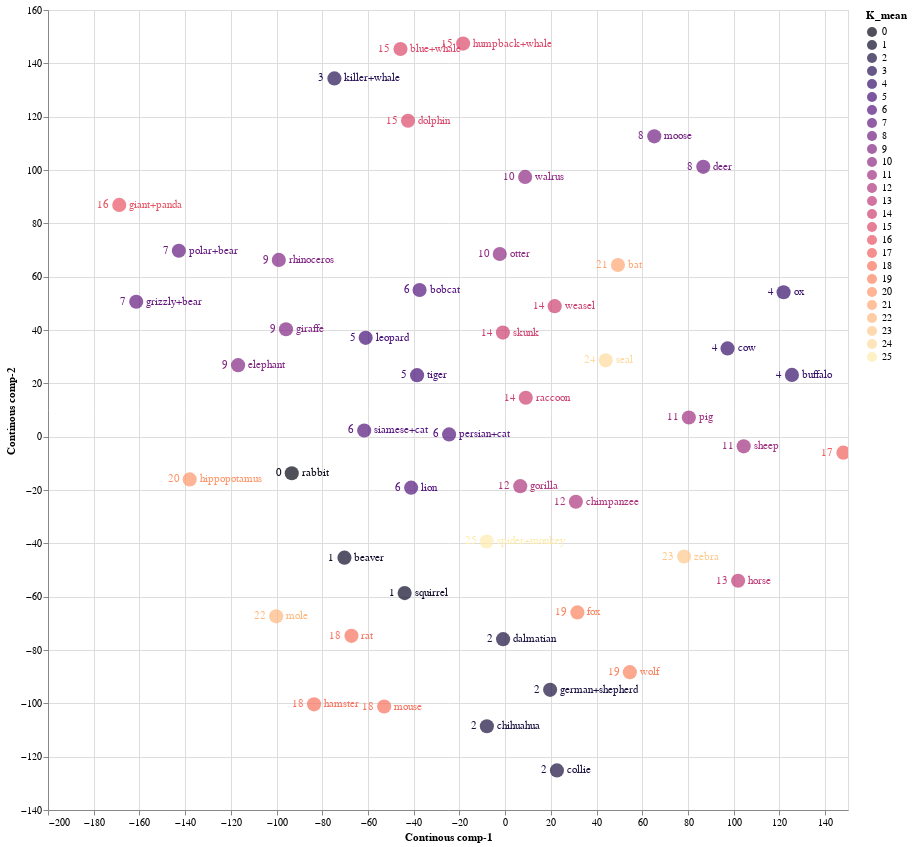

Notebook source saved alongside this figure:
### Code cell
source = tsne_continous_df1

points = alt.Chart(source).mark_circle(size=200).encode(
    x='Continous comp-1:Q',
    y='Continous comp-2:Q',
    color=alt.Color('K_mean:N', scale=alt.Scale(scheme='Magma'))
    ).properties(
    width=800,
    height=800
)

text1 = points.mark_text(
    align='left',
    baseline='middle',
    dx=10
).encode(
    text='classes:N'
)

text2 = points.mark_text(
    align='right',
    baseline='middle',
    dx=-10
).encode(
    text='K_mean:N'
)

points.interactive() + text1 + text2

### Figure 1 — Vega-Lite specification as saved in the notebook (floating-point values rounded to 4 significant figures)
{"config": {"view": {"continuousWidth": 400, "continuousHeight": 300}}, "layer": [{"mark": {"type": "circle", "size": 200}, "encoding": {"color": {"field": "K_mean", "scale": {"scheme": "Magma"}, "type": "nominal"}, "x": {"field": "Continous comp-1", "type": "quantitative"}, "y": {"field": "Continous comp-2", "type": "quantitative"}}, "height": 800, "selection": {"selector001": {"type": "interval", "bind": "scales", "encodings": ["x", "y"]}}, "width": 800}, {"mark": {"type": "text", "align": "left", "baseline": "middle", "dx": 10}, "encoding": {"color": {"field": "K_mean", "scale": {"scheme": "Magma"}, "type": "nominal"}, "text": {"field": "classes", "type": "nominal"}, "x": {"field": "Continous comp-1", "type": "quantitative"}, "y": {"field": "Continous comp-2", "type": "quantitative"}}, "height": 800, "width": 800}, {"mark": {"type": "text", "align": "right", "baseline": "middle", "dx": -10}, "encoding": {"color": {"field": "K_mean", "scale": {"scheme": "Magma"}, "type": "nominal"}, "text": {"field": "K_mean", "type": "nominal"}, "x": {"field": "Continous comp-1", "type": "quantitative"}, "y": {"field": "Continous comp-2", "type": "quantitative"}}, "height": 800, "width": 800}], "data": {"name": "data-7c9793d8a5db9ad64e9532ccc01a43bd"}, "$schema": "https://vega.github.io/schema/vega-lite/v4.17.0.json", "datasets": {"data-7c9793d8a5db9ad64e9532ccc01a43bd": [{"Continous comp-1": 148.0, "Continous comp-2": -6.005, "classes": "antelope", "order": "ARTIODACTYLA", "family": "BOVIDAE", "K_mean": 17}, {"Continous comp-1": -161.4, "Continous comp-2": 50.58, "classes": "grizzly+bear", "order": "CARNIVORA", "family": "URSIDAE", "K_mean": 7}, {"Continous comp-1": -74.7, "Continous comp-2": 134.3, "classes": "killer+whale", "order": "ARTIODACTYLA", "family": "DELPHINIDAE", "K_mean": 3}, {"Continous comp-1": -70.3, "Continous comp-2": -45.37, "classes": "beaver", "order": "RODENTIA", "family": "APLODONTIIDAE", "K_mean": 1}, {"Continous comp-1": -0.8902, "Continous comp-2": -75.92, "classes": "dalmatian", "order": "CARNIVORA", "family": "CANIDAE", "K_mean": 2}, {"Continous comp-1": -24.53, "Continous comp-2": 0.8478, "classes": "persian+cat", "order": "CARNIVORA", "family": "FELIDAE", "K_mean": 6}, {"Continous comp-1": 101.9, "Continous comp-2": -54.04, "classes": "horse", "order": "PERISSODACTYLA", "family": "EQUIDAE", "K_mean": 13}, {"Continous comp-1": 19.68, "Continous comp-2": -94.94, "classes": "german+shepherd", "order": "CARNIVORA", "family": "CANIDAE", "K_mean": 2}, {"Continous comp-1": -45.79, "Continous comp-2": 145.4, "classes": "blue+whale", "order": "ARTIODACTYLA", "family": "BALAENOPTERIDAE", "K_mean": 15}, {"Continous comp-1": -61.66, "Continous comp-2": 2.325, "classes": "siamese+cat", "order": "CARNIVORA", "family": "FELIDAE", "K_mean": 6}, {"Continous comp-1": -0.9837, "Continous comp-2": 39.04, "classes": "skunk", "order": "CARNIVORA", "family": "MEPHITIDAE", "K_mean": 14}, {"Continous comp-1": -100.2, "Continous comp-2": -67.38, "classes": "mole", "order": "EULIPOTYPHLA", "family": "TALPIDAE", "K_mean": 22}, {"Continous comp-1": -38.53, "Continous comp-2": 23.07, "classes": "tiger", "order": "CARNIVORA", "family": "FELIDAE", "K_mean": 5}, {"Continous comp-1": -138.0, "Continous comp-2": -16.02, "classes": "hippopotamus", "order": "ARTIODACTYLA", "family": "HIPPOPOTAMIDAE", "K_mean": 20}, {"Continous comp-1": -61.02, "Continous comp-2": 37.05, "classes": "leopard", "order": "CARNIVORA", "family": "FELIDAE", "K_mean": 5}, {"Continous comp-1": 65.25, "Continous comp-2": 112.6, "classes": "moose", "order": "ARTIODACTYLA", "family": "CERVIDAE", "K_mean": 8}, {"Continous comp-1": -8.097, "Continous comp-2": -39.3, "classes": "spider+monkey", "order": "PRIMATES", "family": "ATELIDAE", "K_mean": 25}, {"Continous comp-1": -18.39, "Continous comp-2": 147.4, "classes": "humpback+whale", "order": "ARTIODACTYLA", "family": "BALAENOPTERIDAE", "K_mean": 15}, {"Continous comp-1": -116.8, "Continous comp-2": 26.82, "classes": "elephant", "order": "PROBOSCIDEA", "family": "ELEPHANTIDAE", "K_mean": 9}, {"Continous comp-1": 6.617, "Continous comp-2": -18.57, "classes": "gorilla", "order": "PRIMATES", "family": "HOMINIDAE", "K_mean": 12}, {"Continous comp-1": 121.8, "Continous comp-2": 54.17, "classes": "ox", "order": "ARTIODACTYLA", "family": "BOVIDAE", "K_mean": 4}, {"Continous comp-1": 31.61, "Continous comp-2": -65.89, "classes": "fox", "order": "CARNIVORA", "family": "CANIDAE", "K_mean": 19}, {"Continous comp-1": 104.4, "Continous comp-2": -3.627, "classes": "sheep", "order": "ARTIODACTYLA", "family": "BOVIDAE", "K_mean": 11}, {"Continous comp-1": 43.98, "Continous comp-2": 28.61, "classes": "seal", "order": "CARNIVORA", "family": "PHOCIDAE", "K_mean": 24}, {"Continous comp-1": 30.95, "Continous comp-2": -24.39, "classes": "chimpanzee", "order": "PRIMATES", "family": "HOMINIDAE", "K_mean": 12}, {"Continous comp-1": -83.6, "Continous comp-2": -100.4, "classes": "hamster", "order": "RODENTIA", "family": "CRICETIDAE", "K_mean": 18}, {"Continous comp-1": -43.96, "Continous comp-2": -58.67, "classes": "squirrel", "order": "RODENTIA", "family": "SCIURIDAE", "K_mean": 1}, {"Continous comp-1": -99.02, "Continous comp-2": 66.28, "classes": "rhinoceros", "order": "PERISSODACTYLA", "family": "RHINOCEROTIDAE", "K_mean": 9}, {"Continous comp-1": -93.35, "Continous comp-2": -13.71, "classes": "rabbit", "order": "LAGOMORPHA", "family": "LEPORIDAE", "K_mean": 0}, {"Continous comp-1": 49.35, "Continous comp-2": 64.39, "classes": "bat", "order": "CHIROPTERA", "family": "PHYLLOSTOMIDAE", "K_mean": 21}, {"Continous comp-1": -95.87, "Continous comp-2": 40.28, "classes": "giraffe", "order": "ARTIODACTYLA", "family": "GIRAFFIDAE", "K_mean": 9}, {"Continous comp-1": 54.56, "Continous comp-2": -88.31, "classes": "wolf", "order": "CARNIVORA", "family": "CANIDAE", "K_mean": 19}, {"Continous comp-1": -7.995, "Continous comp-2": -108.6, "classes": "chihuahua", "order": "CARNIVORA", "family": "CANIDAE", "K_mean": 2}, {"Continous comp-1": -67.24, "Continous comp-2": -74.69, "classes": "rat", "order": "RODENTIA", "family": "CRICETIDAE", "K_mean": 18}, {"Continous comp-1": 21.68, "Continous comp-2": 48.94, "classes": "weasel", "order": "CARNIVORA", "family": "MUSTELIDAE", "K_mean": 14}, {"Continous comp-1": -2.354, "Continous comp-2": 68.5, "classes": "otter", "order": "CARNIVORA", "family": "MUSTELIDAE", "K_mean": 10}, {"Continous comp-1": 125.5, "Continous comp-2": 23.15, "classes": "buffalo", "order": "ARTIODACTYLA", "family": "BOVIDAE", "K_mean": 4}, {"Continous comp-1": 78.3, "Continous comp-2": -44.95, "classes": "zebra", "order": "PERISSODACTYLA", "family": "EQUIDAE", "K_mean": 23}, {"Continous comp-1": -168.8, "Continous comp-2": 86.92, "classes": "giant+panda", "order": "CARNIVORA", "family": "URSIDAE", "K_mean": 16}, {"Continous comp-1": 86.68, "Continous comp-2": 101.2, "classes": "deer", "order": "ARTIODACTYLA", "family": "CERVIDAE", "K_mean": 8}, {"Continous comp-1": -37.44, "Continous comp-2": 55.02, "classes": "bobcat", "order": "CARNIVORA", "family": "FELIDAE", "K_mean": 6}, {"Continous comp-1": 80.38, "Continous comp-2": 7.203, "classes": "pig", "order": "ARTIODACTYLA", "family": "SUIDAE", "K_mean": 11}, {"Continous comp-1": -41.13, "Continous comp-2": -19.13, "classes": "lion", "order": "CARNIVORA", "family": "FELIDAE", "K_mean": 6}, {"Continous comp-1": -52.93, "Continous comp-2": -101.2, "classes": "mouse", "order": "RODENTIA", "family": "CRICETIDAE", "K_mean": 18}, {"Continous comp-1": -142.8, "Continous comp-2": 69.71, "classes": "polar+bear", "order": "CARNIVORA", "family": "URSIDAE", "K_mean": 7}, {"Continous comp-1": 22.66, "Continous comp-2": -125.2, "classes": "collie", "order": "CARNIVORA", "family": "CANIDAE", "K_mean": 2}, {"Continous comp-1": 8.756, "Continous comp-2": 97.42, "classes": "walrus", "order": "CARNIVORA", "family": "ODOBENIDAE", "K_mean": 10}, {"Continous comp-1": 9.035, "Continous comp-2": 14.6, "classes": "raccoon", "order": "CARNIVORA", "family": "PROCYONIDAE", "K_mean": 14}, {"Continous comp-1": 97.31, "Continous comp-2": 33.1, "classes": "cow", "order": "ARTIODACTYLA", "family": "BOVIDAE", "K_mean": 4}, {"Continous comp-1": -42.49, "Continous comp-2": 118.5, "classes": "dolphin", "order": "ARTIODACTYLA", "family": "DELPHINIDAE", "K_mean": 15}]}}
